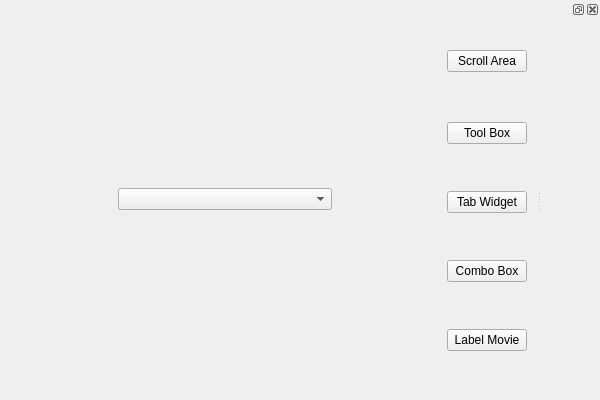
<?xml version="1.0" encoding="UTF-8"?>
<ui version="4.0">
 <class>MainWindow</class>
 <widget class="QMainWindow" name="MainWindow">
  <property name="geometry">
   <rect>
    <x>0</x>
    <y>0</y>
    <width>600</width>
    <height>400</height>
   </rect>
  </property>
  <property name="minimumSize">
   <size>
    <width>600</width>
    <height>400</height>
   </size>
  </property>
  <property name="maximumSize">
   <size>
    <width>600</width>
    <height>400</height>
   </size>
  </property>
  <property name="windowTitle">
   <string>UIOther</string>
  </property>
  <widget class="QWidget" name="centralwidget">
   <layout class="QGridLayout" name="gridLayout_7">
    <item row="2" column="1">
     <widget class="QPushButton" name="tab_widget">
      <property name="text">
       <string>Tab Widget</string>
      </property>
     </widget>
    </item>
    <item row="1" column="1">
     <widget class="QPushButton" name="tool_box">
      <property name="text">
       <string>Tool Box</string>
      </property>
     </widget>
    </item>
    <item row="0" column="0" rowspan="5">
     <widget class="QStackedWidget" name="stackedWidget">
      <property name="currentIndex">
       <number>3</number>
      </property>
      <widget class="QWidget" name="stack1">
       <layout class="QGridLayout" name="gridLayout_3">
        <item row="0" column="1">
         <widget class="QScrollArea" name="scrollArea">
          <property name="widgetResizable">
           <bool>true</bool>
          </property>
          <widget class="QWidget" name="scrollAreaWidgetContents">
           <property name="geometry">
            <rect>
             <x>0</x>
             <y>0</y>
             <width>480</width>
             <height>264</height>
            </rect>
           </property>
           <layout class="QGridLayout" name="gridLayout">
            <item row="1" column="1">
             <widget class="QPushButton" name="pushButton_4">
              <property name="text">
               <string>PushButton</string>
              </property>
             </widget>
            </item>
            <item row="2" column="4">
             <widget class="QPushButton" name="pushButton_56">
              <property name="text">
               <string>PushButton</string>
              </property>
             </widget>
            </item>
            <item row="0" column="1">
             <widget class="QPushButton" name="pushButton">
              <property name="text">
               <string>PushButton</string>
              </property>
             </widget>
            </item>
            <item row="4" column="4">
             <widget class="QPushButton" name="pushButton_59">
              <property name="text">
               <string>PushButton</string>
              </property>
             </widget>
            </item>
            <item row="5" column="4">
             <widget class="QPushButton" name="pushButton_58">
              <property name="text">
               <string>PushButton</string>
              </property>
             </widget>
            </item>
            <item row="5" column="2">
             <widget class="QPushButton" name="pushButton_18">
              <property name="text">
               <string>PushButton</string>
              </property>
             </widget>
            </item>
            <item row="1" column="2">
             <widget class="QPushButton" name="pushButton_5">
              <property name="text">
               <string>PushButton</string>
              </property>
             </widget>
            </item>
            <item row="2" column="1">
             <widget class="QPushButton" name="pushButton_8">
              <property name="text">
               <string>PushButton</string>
              </property>
             </widget>
            </item>
            <item row="3" column="3">
             <widget class="QPushButton" name="pushButton_12">
              <property name="text">
               <string>PushButton</string>
              </property>
             </widget>
            </item>
            <item row="4" column="3">
             <widget class="QPushButton" name="pushButton_13">
              <property name="text">
               <string>PushButton</string>
              </property>
             </widget>
            </item>
            <item row="0" column="4">
             <widget class="QPushButton" name="pushButton_55">
              <property name="text">
               <string>PushButton</string>
              </property>
             </widget>
            </item>
            <item row="1" column="3">
             <widget class="QPushButton" name="pushButton_6">
              <property name="text">
               <string>PushButton</string>
              </property>
             </widget>
            </item>
            <item row="2" column="3">
             <widget class="QPushButton" name="pushButton_10">
              <property name="text">
               <string>PushButton</string>
              </property>
             </widget>
            </item>
            <item row="0" column="2">
             <widget class="QPushButton" name="pushButton_3">
              <property name="text">
               <string>PushButton</string>
              </property>
             </widget>
            </item>
            <item row="2" column="2">
             <widget class="QPushButton" name="pushButton_7">
              <property name="text">
               <string>PushButton</string>
              </property>
             </widget>
            </item>
            <item row="3" column="4">
             <widget class="QPushButton" name="pushButton_60">
              <property name="text">
               <string>PushButton</string>
              </property>
             </widget>
            </item>
            <item row="0" column="3">
             <widget class="QPushButton" name="pushButton_2">
              <property name="text">
               <string>PushButton</string>
              </property>
             </widget>
            </item>
            <item row="2" column="0">
             <spacer name="horizontalSpacer_5">
              <property name="orientation">
               <enum>Qt::Horizontal</enum>
              </property>
              <property name="sizeHint" stdset="0">
               <size>
                <width>40</width>
                <height>20</height>
               </size>
              </property>
             </spacer>
            </item>
            <item row="4" column="2">
             <widget class="QPushButton" name="pushButton_15">
              <property name="text">
               <string>PushButton</string>
              </property>
             </widget>
            </item>
            <item row="5" column="3">
             <widget class="QPushButton" name="pushButton_16">
              <property name="text">
               <string>PushButton</string>
              </property>
             </widget>
            </item>
            <item row="3" column="1">
             <widget class="QPushButton" name="pushButton_9">
              <property name="text">
               <string>PushButton</string>
              </property>
             </widget>
            </item>
            <item row="3" column="2">
             <widget class="QPushButton" name="pushButton_11">
              <property name="text">
               <string>PushButton</string>
              </property>
             </widget>
            </item>
            <item row="1" column="4">
             <widget class="QPushButton" name="pushButton_57">
              <property name="text">
               <string>PushButton</string>
              </property>
             </widget>
            </item>
            <item row="5" column="1">
             <widget class="QPushButton" name="pushButton_17">
              <property name="text">
               <string>PushButton</string>
              </property>
             </widget>
            </item>
            <item row="4" column="1">
             <widget class="QPushButton" name="pushButton_14">
              <property name="text">
               <string>PushButton</string>
              </property>
             </widget>
            </item>
           </layout>
          </widget>
         </widget>
        </item>
        <item row="0" column="0">
         <spacer name="horizontalSpacer_6">
          <property name="orientation">
           <enum>Qt::Horizontal</enum>
          </property>
          <property name="sizeHint" stdset="0">
           <size>
            <width>40</width>
            <height>20</height>
           </size>
          </property>
         </spacer>
        </item>
        <item row="0" column="2">
         <spacer name="horizontalSpacer_7">
          <property name="orientation">
           <enum>Qt::Horizontal</enum>
          </property>
          <property name="sizeHint" stdset="0">
           <size>
            <width>40</width>
            <height>20</height>
           </size>
          </property>
         </spacer>
        </item>
       </layout>
      </widget>
      <widget class="QWidget" name="stack2">
       <layout class="QGridLayout" name="gridLayout_2">
        <item row="0" column="0">
         <widget class="QToolBox" name="toolBox">
          <property name="currentIndex">
           <number>2</number>
          </property>
          <widget class="QWidget" name="page">
           <property name="geometry">
            <rect>
             <x>0</x>
             <y>0</y>
             <width>436</width>
             <height>164</height>
            </rect>
           </property>
           <attribute name="label">
            <string>Page 1</string>
           </attribute>
          </widget>
          <widget class="QWidget" name="page_2">
           <property name="geometry">
            <rect>
             <x>0</x>
             <y>0</y>
             <width>436</width>
             <height>164</height>
            </rect>
           </property>
           <attribute name="label">
            <string>Page 2</string>
           </attribute>
          </widget>
          <widget class="QWidget" name="page_3">
           <attribute name="label">
            <string>Page 3</string>
           </attribute>
          </widget>
         </widget>
        </item>
       </layout>
      </widget>
      <widget class="QWidget" name="stack3">
       <layout class="QGridLayout" name="gridLayout_4">
        <item row="0" column="0">
         <widget class="QTabWidget" name="tabWidget">
          <property name="currentIndex">
           <number>2</number>
          </property>
          <widget class="QWidget" name="tab">
           <attribute name="title">
            <string>Tab 1</string>
           </attribute>
          </widget>
          <widget class="QWidget" name="tab_2">
           <attribute name="title">
            <string>Tab 2</string>
           </attribute>
          </widget>
          <widget class="QWidget" name="tab_3">
           <attribute name="title">
            <string>Tab 3</string>
           </attribute>
          </widget>
         </widget>
        </item>
       </layout>
      </widget>
      <widget class="QWidget" name="stack4">
       <layout class="QGridLayout" name="gridLayout_5">
        <item row="0" column="1">
         <widget class="QComboBox" name="comboBox"/>
        </item>
        <item row="0" column="0">
         <spacer name="horizontalSpacer_3">
          <property name="orientation">
           <enum>Qt::Horizontal</enum>
          </property>
          <property name="sizeType">
           <enum>QSizePolicy::Fixed</enum>
          </property>
          <property name="sizeHint" stdset="0">
           <size>
            <width>100</width>
            <height>20</height>
           </size>
          </property>
         </spacer>
        </item>
        <item row="0" column="2">
         <spacer name="horizontalSpacer_4">
          <property name="orientation">
           <enum>Qt::Horizontal</enum>
          </property>
          <property name="sizeType">
           <enum>QSizePolicy::Fixed</enum>
          </property>
          <property name="sizeHint" stdset="0">
           <size>
            <width>100</width>
            <height>20</height>
           </size>
          </property>
         </spacer>
        </item>
       </layout>
      </widget>
      <widget class="QWidget" name="page_4">
       <layout class="QGridLayout" name="gridLayout_6">
        <item row="0" column="0">
         <spacer name="horizontalSpacer">
          <property name="orientation">
           <enum>Qt::Horizontal</enum>
          </property>
          <property name="sizeHint" stdset="0">
           <size>
            <width>177</width>
            <height>20</height>
           </size>
          </property>
         </spacer>
        </item>
        <item row="0" column="1">
         <widget class="QLabel" name="label">
          <property name="text">
           <string>TextLabel</string>
          </property>
         </widget>
        </item>
        <item row="0" column="2">
         <spacer name="horizontalSpacer_2">
          <property name="orientation">
           <enum>Qt::Horizontal</enum>
          </property>
          <property name="sizeHint" stdset="0">
           <size>
            <width>177</width>
            <height>20</height>
           </size>
          </property>
         </spacer>
        </item>
       </layout>
      </widget>
     </widget>
    </item>
    <item row="3" column="1">
     <widget class="QPushButton" name="combo_box">
      <property name="text">
       <string>Combo Box</string>
      </property>
     </widget>
    </item>
    <item row="4" column="1">
     <widget class="QPushButton" name="label_movie">
      <property name="text">
       <string>Label Movie</string>
      </property>
     </widget>
    </item>
    <item row="0" column="1">
     <widget class="QPushButton" name="scroll_area">
      <property name="text">
       <string>Scroll Area</string>
      </property>
     </widget>
    </item>
   </layout>
  </widget>
  <widget class="QDockWidget" name="dockWidget">
   <attribute name="dockWidgetArea">
    <number>2</number>
   </attribute>
   <widget class="QWidget" name="dockWidgetContents"/>
  </widget>
 </widget>
 <resources/>
 <connections/>
</ui>
